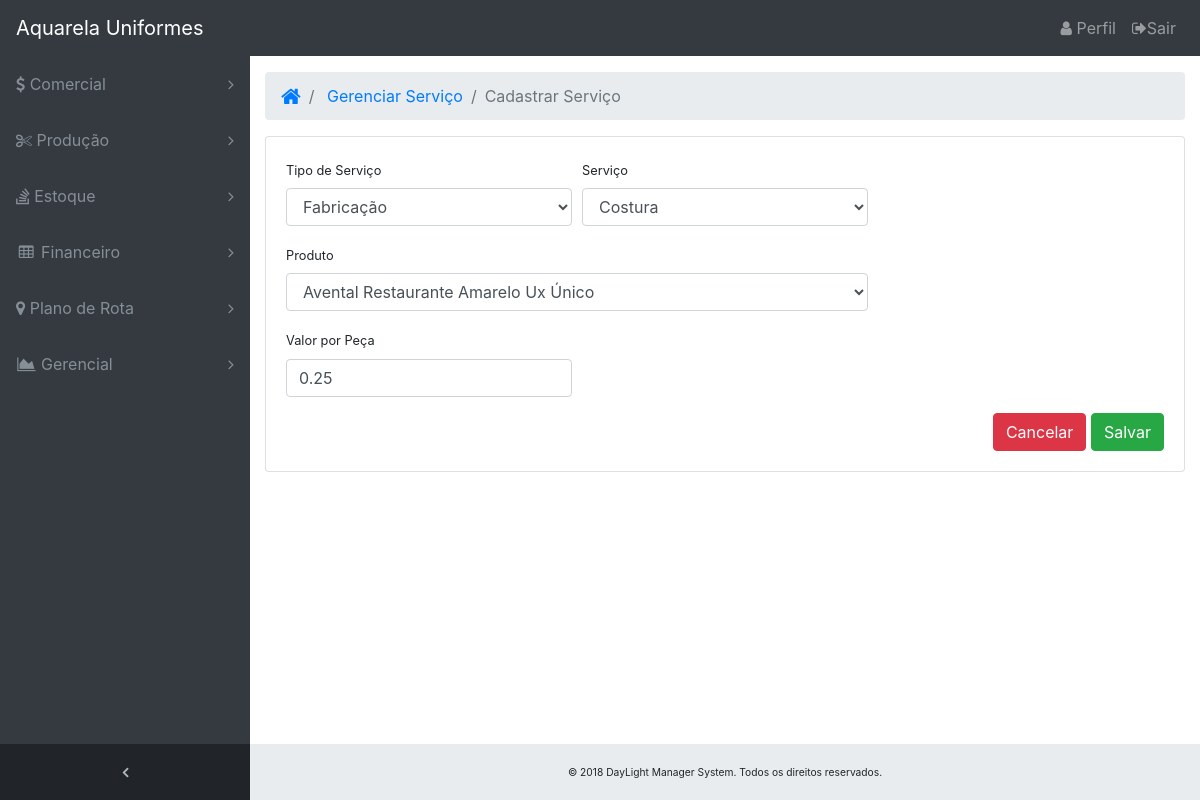
/producao/cadastrarservico/1/, run on an earlier commit of the app's database.
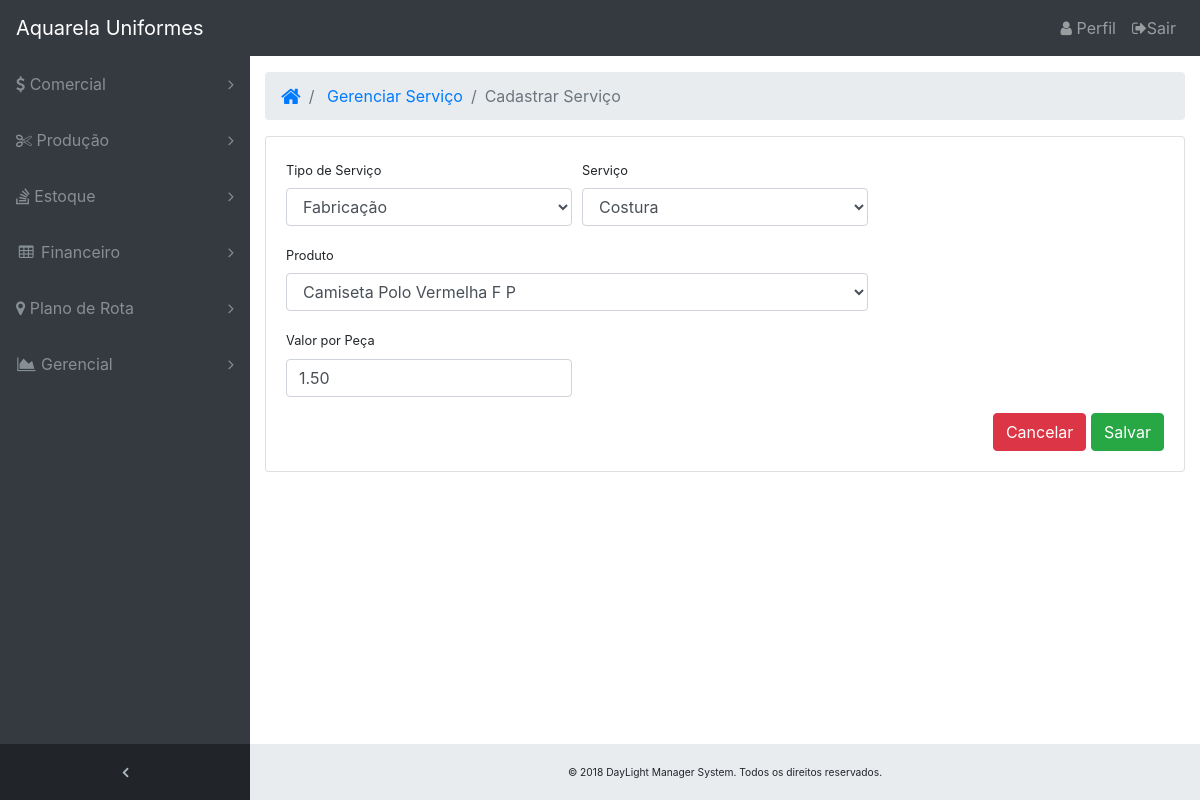
And on a later commit of the database.
### core/models/produto.py (models this page shows)
class Produto(models.Model):
    tipo_produto = models.CharField('Tipo de Produto', max_length=50, null=False, blank=False) # camiseta, avental, calça e etc.
    produto = models.CharField('Nome do Produto', max_length=100, null=False, blank=False) # descrição do produto
    modelo = models.CharField('Modelo do produto', choices=MODELOPRODUTO_CHOICES, max_length=2, null=False, blank=False) # Masculino, Feminina e etc.
    classificacao = models.CharField('Classificação do Produto', max_length=50, null=False, blank=False) # tradicional, polo, restaurante, gastronomia, confeitaria, buffet e etc.
    tamanho = models.CharField('Tamanho do Produto', choices=TAMANHOPRODUTO_CHOICES, max_length=5, null=False, blank=False)  # P, M, G e etc.
    cor = models.CharField('Cor do Produto', max_length=50, null=False, blank=False)
    valor_venda = models.DecimalField('Valor do Produto', max_digits=10, decimal_places=2, null=False, blank=False)
    especificacao = models.TextField('Especificação do Produto', max_length=1000, null=False, blank=False)
    class Meta:
        db_table = 'Produto'
    def __str__(self):
        return '{} {} {} {} {}'.format(self.tipo_produto, self.classificacao, self.cor, self.modelo, self.tamanho)

### core/models/servico.py (models this page shows)
class Servico(models.Model):
    tipo_servico = models.CharField('Tipo de Serviço', choices=TIPOSERVICO_CHOICES, max_length=10, null=False, blank=False)
    servico = models.CharField('Serviço', choices=SERVICO_CHOICES, max_length=7, null=False, blank=False)
    tipo_produto = models.ForeignKey(to='Produto', on_delete=models.CASCADE, null=False, blank=False)
    valor_peca = models.DecimalField('Valor do Peça', max_digits=10, decimal_places=2, null=False, blank=False)
    class Meta:
        db_table = 'Servico'

### core/views/atualizar.py (the view)
# urls.py: path('producao/cadastrarservico/<id>/', views.update_servico, name='update_servico'),
def update_servico(request, id):
    update_servico = Servico.objects.get(id=id)
    form = ServicoForm(request.POST or None, instance=update_servico)
    if form.is_valid():
        form.save()
        return redirect('list_servico')
    return render(request, 'producao/cadastrarservico.html', { 'form' : form, 'update_servico':update_servico })

### core/forms/servicoform.py
class ServicoForm(forms.ModelForm):
    class Meta:
        model = Servico
        fields = '__all__'
        widgets = {
            'tipo_servico': forms.Select(attrs={'class':'form-control'}),
            'servico': forms.Select(attrs={'class':'form-control'}),
            'tipo_produto': forms.Select(attrs={'class':'form-control'}),
            'valor_peca': forms.NumberInput(attrs={'class':'form-control'}),
            }

### core/templates/producao/cadastrarservico.html (shortened to what this page needs)
{% extends 'base.html' %}
{% load static %}
{% block main %}
<ol class="breadcrumb">
    <li class="breadcrumb-item">
        <a href="/">
            <i class="fa fa-home fa-lg"></i>
        </a>
    </li>
    <li class="breadcrumb-item">
        <a href="/producao/gerenciarprestador">Gerenciar Serviço</a>
    </li>
    <li class="breadcrumb-item active">Cadastrar Serviço</li>
</ol>
<div class="row">
    <div class="col-sm-12">
        <div class="card">
            <div class="card-body">
                <div class="row">
                    <div class="col-lg-12">
                        <form method="POST" autofocus>
                            <div class="form-row">
                                <div class="col-4">
                                    <div class="form-group">
                                        <label class="small">Tipo de Serviço</label>
                                        {{ form.tipo_servico }}
                                    </div>
                                </div>
                                <div class="col-4">
                                    <div class="form-group">
                                        <label class="small">Serviço</label>
                                        {{ form.servico }}
                                    </div>
                                </div>
                            </div>
                            <div class="form-row">
                                <div class="col-8">
                                    <div class="form-group">
                                        <label class="small">Produto</label>
                                        {{ form.tipo_produto }}
                                    </div>
                                </div>
                            </div>
                            <div class="form-row">
                                <div class="col-4">
                                    <div class="form-group">
                                        <label class="small">Valor por Peça</label>
                                        {{ form.valor_peca }}
                                    </div>
                                </div>
                            </div>
                            <div class="pull-right">
                                <a href="/producao/gerenciarservico"><input type="button" class="btn btn-danger btn-md" value="Cancelar"></a>
                                <a href="{% url 'create_servico' %}"><input type="submit" class="btn btn-success btn-md" value="Salvar"></a>
                            </div>
                        </form>
                    </div>
                </div>
            </div>
        </div>
    </div>
</div>
<br />
{% endblock %}

What changed in the data, as far as the page shows it:
changed Servico "Fabricação": valor_peca "0.25" → "1.50"
changed Produto: tipo_produto "Avental Restaurante Amarelo Ux Único" → "Camiseta Polo Vermelha F P"
